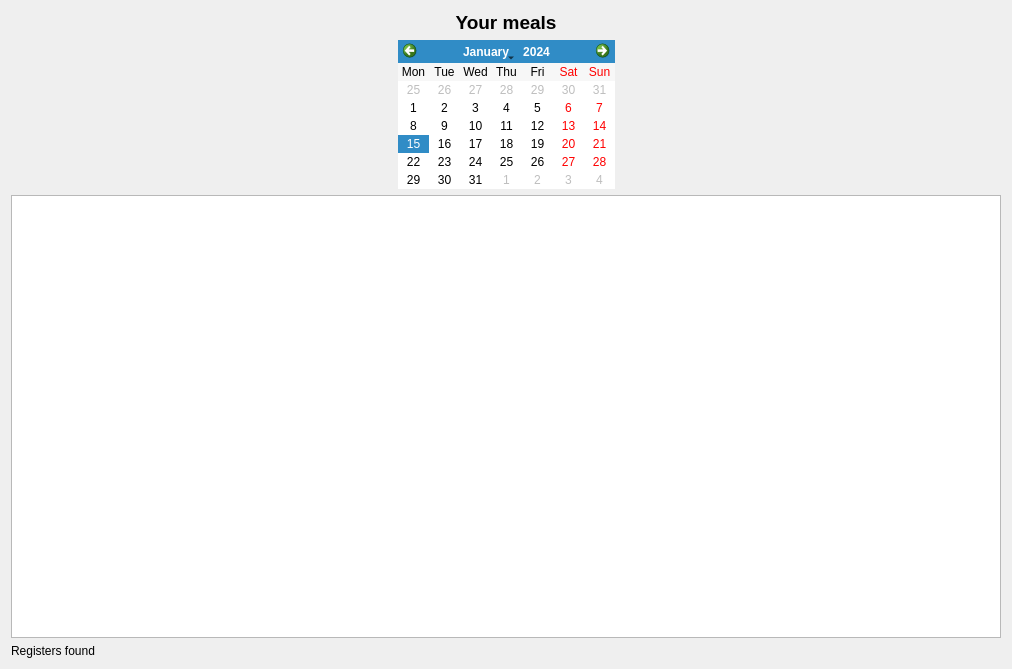
<?xml version="1.0" encoding="UTF-8"?>
<ui version="4.0">
 <class>wdgMeals</class>
 <widget class="QWidget" name="wdgMeals">
  <property name="geometry">
   <rect>
    <x>0</x>
    <y>0</y>
    <width>1012</width>
    <height>669</height>
   </rect>
  </property>
  <layout class="QHBoxLayout" name="horizontalLayout_2">
   <item>
    <layout class="QVBoxLayout" name="verticalLayout">
     <item>
      <widget class="QLabel" name="lbl">
       <property name="font">
        <font>
         <pointsize>14</pointsize>
         <weight>75</weight>
         <bold>true</bold>
        </font>
       </property>
       <property name="text">
        <string>Your meals</string>
       </property>
       <property name="alignment">
        <set>Qt::AlignCenter</set>
       </property>
      </widget>
     </item>
     <item>
      <layout class="QHBoxLayout" name="horizontalLayout">
       <item>
        <spacer name="horizontalSpacer">
         <property name="orientation">
          <enum>Qt::Horizontal</enum>
         </property>
         <property name="sizeHint" stdset="0">
          <size>
           <width>40</width>
           <height>20</height>
          </size>
         </property>
        </spacer>
       </item>
       <item>
        <widget class="QCalendarWidget" name="calendar">
         <property name="sizePolicy">
          <sizepolicy hsizetype="Maximum" vsizetype="Maximum">
           <horstretch>0</horstretch>
           <verstretch>0</verstretch>
          </sizepolicy>
         </property>
         <property name="verticalHeaderFormat">
          <enum>QCalendarWidget::NoVerticalHeader</enum>
         </property>
        </widget>
       </item>
       <item>
        <spacer name="horizontalSpacer_2">
         <property name="orientation">
          <enum>Qt::Horizontal</enum>
         </property>
         <property name="sizeHint" stdset="0">
          <size>
           <width>40</width>
           <height>20</height>
          </size>
         </property>
        </spacer>
       </item>
      </layout>
     </item>
     <item>
      <widget class="myQTableWidget" name="tblMeals">
       <property name="sizePolicy">
        <sizepolicy hsizetype="Preferred" vsizetype="Expanding">
         <horstretch>0</horstretch>
         <verstretch>0</verstretch>
        </sizepolicy>
       </property>
       <property name="contextMenuPolicy">
        <enum>Qt::CustomContextMenu</enum>
       </property>
       <property name="editTriggers">
        <set>QAbstractItemView::NoEditTriggers</set>
       </property>
       <property name="alternatingRowColors">
        <bool>true</bool>
       </property>
       <property name="selectionMode">
        <enum>QAbstractItemView::SingleSelection</enum>
       </property>
       <property name="selectionBehavior">
        <enum>QAbstractItemView::SelectRows</enum>
       </property>
       <attribute name="horizontalHeaderStretchLastSection">
        <bool>false</bool>
       </attribute>
       <attribute name="verticalHeaderVisible">
        <bool>false</bool>
       </attribute>
      </widget>
     </item>
     <item>
      <widget class="QLabel" name="lblFound">
       <property name="text">
        <string>Registers found</string>
       </property>
      </widget>
     </item>
    </layout>
   </item>
  </layout>
  <action name="actionMealNew">
   <property name="icon">
    <iconset resource="../images/caloriestracker.qrc">
     <normaloff>:/caloriestracker/add.png</normaloff>:/caloriestracker/add.png</iconset>
   </property>
   <property name="text">
    <string>New meal</string>
   </property>
   <property name="toolTip">
    <string>New meal</string>
   </property>
  </action>
  <action name="actionMealDelete">
   <property name="icon">
    <iconset resource="../images/caloriestracker.qrc">
     <normaloff>:/caloriestracker/list-remove.png</normaloff>:/caloriestracker/list-remove.png</iconset>
   </property>
   <property name="text">
    <string>Delete meal</string>
   </property>
   <property name="toolTip">
    <string>Delete meal</string>
   </property>
  </action>
  <action name="actionMealEdit">
   <property name="icon">
    <iconset resource="../images/caloriestracker.qrc">
     <normaloff>:/caloriestracker/document-edit.png</normaloff>:/caloriestracker/document-edit.png</iconset>
   </property>
   <property name="text">
    <string>Edit meal</string>
   </property>
   <property name="toolTip">
    <string>Edit meal</string>
   </property>
  </action>
 </widget>
 <customwidgets>
  <customwidget>
   <class>myQTableWidget</class>
   <extends>QTableWidget</extends>
   <header location="global">myqtablewidget</header>
  </customwidget>
 </customwidgets>
 <tabstops>
  <tabstop>tblMeals</tabstop>
 </tabstops>
 <resources>
  <include location="../images/caloriestracker.qrc"/>
 </resources>
 <connections/>
</ui>
